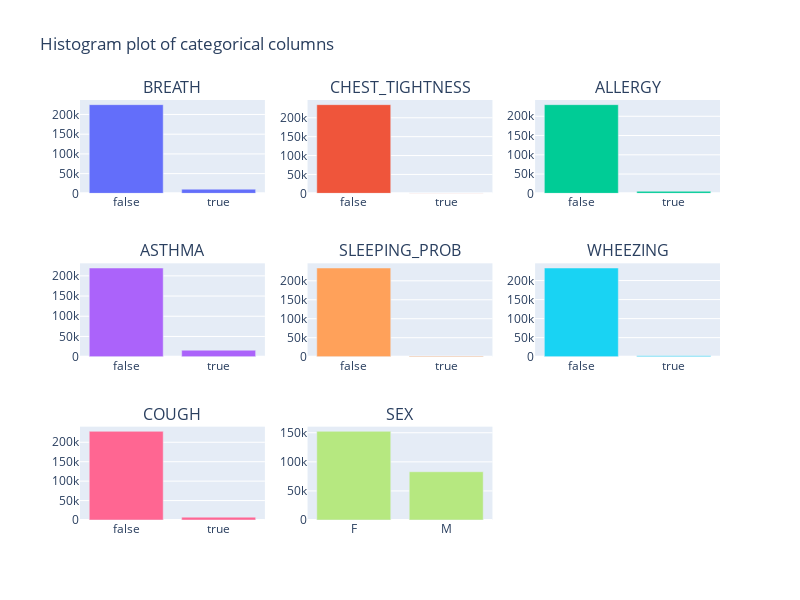

Notebook cell for this chart:
### Code cell
n_cols = 3
n_rows = n_rows = int(np.ceil(len(categorical_a.copy()) / n_cols))

"""Histogram using plotly"""
fig = make_subplots(rows=n_rows, cols=n_cols,
                    subplot_titles=tuple(categorical_a.copy()))

for i, col in enumerate(categorical_a.copy()):
    counts = data_dict['A'][col].value_counts()
    fig.add_trace(go.Bar(name=col, x=counts.index, y=counts.values), 
                  row=i//n_cols + 1,
                  col=i%n_cols + 1)

fig.update_layout(title="Histogram plot of categorical columns",
                 height=600,
                 width=800,
                 showlegend=False)

### Figure 1 — Plotly figure (JSON) as saved in the notebook; plotly's stock layout.template omitted (floating-point values rounded to 4 significant figures)
{"data": [{"name": "BREATH", "type": "bar", "x": [false, true], "xaxis": "x", "y": [224873, 10523], "yaxis": "y"}, {"name": "CHEST_TIGHTNESS", "type": "bar", "x": [false, true], "xaxis": "x2", "y": [234676, 720], "yaxis": "y2"}, {"name": "ALLERGY", "type": "bar", "x": [false, true], "xaxis": "x3", "y": [230109, 5287], "yaxis": "y3"}, {"name": "ASTHMA", "type": "bar", "x": [false, true], "xaxis": "x4", "y": [219417, 15979], "yaxis": "y4"}, {"name": "SLEEPING_PROB", "type": "bar", "x": [false, true], "xaxis": "x5", "y": [233764, 1632], "yaxis": "y5"}, {"name": "WHEEZING", "type": "bar", "x": [false, true], "xaxis": "x6", "y": [232933, 2463], "yaxis": "y6"}, {"name": "COUGH", "type": "bar", "x": [false, true], "xaxis": "x7", "y": [228116, 7280], "yaxis": "y7"}, {"name": "SEX", "type": "bar", "x": ["F", "M"], "xaxis": "x8", "y": [152437, 82959], "yaxis": "y8"}], "layout": {"annotations": [{"font": {"size": 16}, "showarrow": false, "text": "BREATH", "x": 0.1444, "xanchor": "center", "xref": "paper", "y": 1, "yanchor": "bottom", "yref": "paper"}, {"font": {"size": 16}, "showarrow": false, "text": "CHEST_TIGHTNESS", "x": 0.5, "xanchor": "center", "xref": "paper", "y": 1, "yanchor": "bottom", "yref": "paper"}, {"font": {"size": 16}, "showarrow": false, "text": "ALLERGY", "x": 0.8556, "xanchor": "center", "xref": "paper", "y": 1, "yanchor": "bottom", "yref": "paper"}, {"font": {"size": 16}, "showarrow": false, "text": "ASTHMA", "x": 0.1444, "xanchor": "center", "xref": "paper", "y": 0.6111, "yanchor": "bottom", "yref": "paper"}, {"font": {"size": 16}, "showarrow": false, "text": "SLEEPING_PROB", "x": 0.5, "xanchor": "center", "xref": "paper", "y": 0.6111, "yanchor": "bottom", "yref": "paper"}, {"font": {"size": 16}, "showarrow": false, "text": "WHEEZING", "x": 0.8556, "xanchor": "center", "xref": "paper", "y": 0.6111, "yanchor": "bottom", "yref": "paper"}, {"font": {"size": 16}, "showarrow": false, "text": "COUGH", "x": 0.1444, "xanchor": "center", "xref": "paper", "y": 0.2222, "yanchor": "bottom", "yref": "paper"}, {"font": {"size": 16}, "showarrow": false, "text": "SEX", "x": 0.5, "xanchor": "center", "xref": "paper", "y": 0.2222, "yanchor": "bottom", "yref": "paper"}], "height": 600, "showlegend": false, "title": {"text": "Histogram plot of categorical columns"}, "width": 800, "xaxis": {"anchor": "y", "domain": [0, 0.2889]}, "xaxis2": {"anchor": "y2", "domain": [0.3556, 0.6444]}, "xaxis3": {"anchor": "y3", "domain": [0.7111, 1]}, "xaxis4": {"anchor": "y4", "domain": [0, 0.2889]}, "xaxis5": {"anchor": "y5", "domain": [0.3556, 0.6444]}, "xaxis6": {"anchor": "y6", "domain": [0.7111, 1]}, "xaxis7": {"anchor": "y7", "domain": [0, 0.2889]}, "xaxis8": {"anchor": "y8", "domain": [0.3556, 0.6444]}, "xaxis9": {"anchor": "y9", "domain": [0.7111, 1]}, "yaxis": {"anchor": "x", "domain": [0.7778, 1]}, "yaxis2": {"anchor": "x2", "domain": [0.7778, 1]}, "yaxis3": {"anchor": "x3", "domain": [0.7778, 1]}, "yaxis4": {"anchor": "x4", "domain": [0.3889, 0.6111]}, "yaxis5": {"anchor": "x5", "domain": [0.3889, 0.6111]}, "yaxis6": {"anchor": "x6", "domain": [0.3889, 0.6111]}, "yaxis7": {"anchor": "x7", "domain": [0, 0.2222]}, "yaxis8": {"anchor": "x8", "domain": [0, 0.2222]}, "yaxis9": {"anchor": "x9", "domain": [0, 0.2222]}}}
